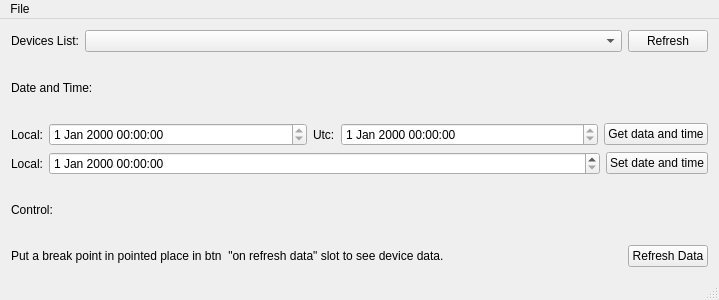
<?xml version="1.0" encoding="UTF-8"?>
<ui version="4.0">
 <class>MainWindow</class>
 <widget class="QMainWindow" name="MainWindow">
  <property name="geometry">
   <rect>
    <x>0</x>
    <y>0</y>
    <width>719</width>
    <height>300</height>
   </rect>
  </property>
  <property name="windowTitle">
   <string>MainWindow</string>
  </property>
  <widget class="QWidget" name="centralWidget">
   <layout class="QGridLayout" name="gridLayout">
    <item row="0" column="0">
     <layout class="QHBoxLayout" name="horizontalLayout">
      <item>
       <widget class="QLabel" name="label">
        <property name="text">
         <string>Devices List:</string>
        </property>
       </widget>
      </item>
      <item>
       <widget class="QComboBox" name="cmbDevicesComboBox">
        <property name="sizePolicy">
         <sizepolicy hsizetype="Expanding" vsizetype="Fixed">
          <horstretch>0</horstretch>
          <verstretch>0</verstretch>
         </sizepolicy>
        </property>
       </widget>
      </item>
      <item>
       <widget class="QPushButton" name="btnRefresh">
        <property name="text">
         <string>Refresh</string>
        </property>
       </widget>
      </item>
     </layout>
    </item>
    <item row="2" column="0">
     <widget class="QLabel" name="label_2">
      <property name="text">
       <string>Date and Time:</string>
      </property>
     </widget>
    </item>
    <item row="7" column="0">
     <widget class="QLabel" name="label_6">
      <property name="text">
       <string>Control:</string>
      </property>
     </widget>
    </item>
    <item row="8" column="0">
     <layout class="QHBoxLayout" name="horizontalLayout_3">
      <item>
       <widget class="QLabel" name="label_3">
        <property name="text">
         <string>Put a break point in pointed place in btn  &quot;on refresh data&quot; slot to see device data.</string>
        </property>
       </widget>
      </item>
      <item>
       <spacer name="horizontalSpacer">
        <property name="orientation">
         <enum>Qt::Horizontal</enum>
        </property>
        <property name="sizeHint" stdset="0">
         <size>
          <width>40</width>
          <height>20</height>
         </size>
        </property>
       </spacer>
      </item>
      <item>
       <widget class="QPushButton" name="btnRefreshData">
        <property name="text">
         <string>Refresh Data</string>
        </property>
       </widget>
      </item>
     </layout>
    </item>
    <item row="3" column="0">
     <layout class="QHBoxLayout" name="horizontalLayout_2">
      <item>
       <widget class="QLabel" name="label_4">
        <property name="text">
         <string>Local:</string>
        </property>
       </widget>
      </item>
      <item>
       <widget class="QDateTimeEdit" name="dateTimeEditLocal">
        <property name="enabled">
         <bool>true</bool>
        </property>
        <property name="sizePolicy">
         <sizepolicy hsizetype="Expanding" vsizetype="Fixed">
          <horstretch>0</horstretch>
          <verstretch>0</verstretch>
         </sizepolicy>
        </property>
        <property name="readOnly">
         <bool>true</bool>
        </property>
       </widget>
      </item>
      <item>
       <widget class="QLabel" name="label_5">
        <property name="text">
         <string>Utc:</string>
        </property>
       </widget>
      </item>
      <item>
       <widget class="QDateTimeEdit" name="dateTimeEditUtc">
        <property name="enabled">
         <bool>true</bool>
        </property>
        <property name="sizePolicy">
         <sizepolicy hsizetype="Expanding" vsizetype="Fixed">
          <horstretch>0</horstretch>
          <verstretch>0</verstretch>
         </sizepolicy>
        </property>
        <property name="readOnly">
         <bool>true</bool>
        </property>
        <property name="calendarPopup">
         <bool>false</bool>
        </property>
        <property name="timeSpec">
         <enum>Qt::UTC</enum>
        </property>
       </widget>
      </item>
      <item>
       <widget class="QPushButton" name="btnGetDataAndTime">
        <property name="text">
         <string>Get data and time</string>
        </property>
       </widget>
      </item>
     </layout>
    </item>
    <item row="4" column="0">
     <layout class="QHBoxLayout" name="horizontalLayout_4">
      <item>
       <widget class="QLabel" name="label_7">
        <property name="text">
         <string>Local:</string>
        </property>
       </widget>
      </item>
      <item>
       <widget class="QDateTimeEdit" name="dateTimeEditSet">
        <property name="sizePolicy">
         <sizepolicy hsizetype="Expanding" vsizetype="Fixed">
          <horstretch>0</horstretch>
          <verstretch>0</verstretch>
         </sizepolicy>
        </property>
       </widget>
      </item>
      <item>
       <widget class="QPushButton" name="btsSetDateAndTime">
        <property name="text">
         <string>Set date and time</string>
        </property>
       </widget>
      </item>
     </layout>
    </item>
   </layout>
  </widget>
  <widget class="QStatusBar" name="statusBar"/>
  <widget class="QMenuBar" name="menuBar">
   <property name="geometry">
    <rect>
     <x>0</x>
     <y>0</y>
     <width>719</width>
     <height>19</height>
    </rect>
   </property>
   <widget class="QMenu" name="menuFile">
    <property name="title">
     <string>File</string>
    </property>
    <addaction name="actionAbout"/>
   </widget>
   <addaction name="menuFile"/>
  </widget>
  <action name="actionAbout">
   <property name="text">
    <string>About</string>
   </property>
  </action>
 </widget>
 <layoutdefault spacing="6" margin="11"/>
 <resources/>
 <connections/>
</ui>
